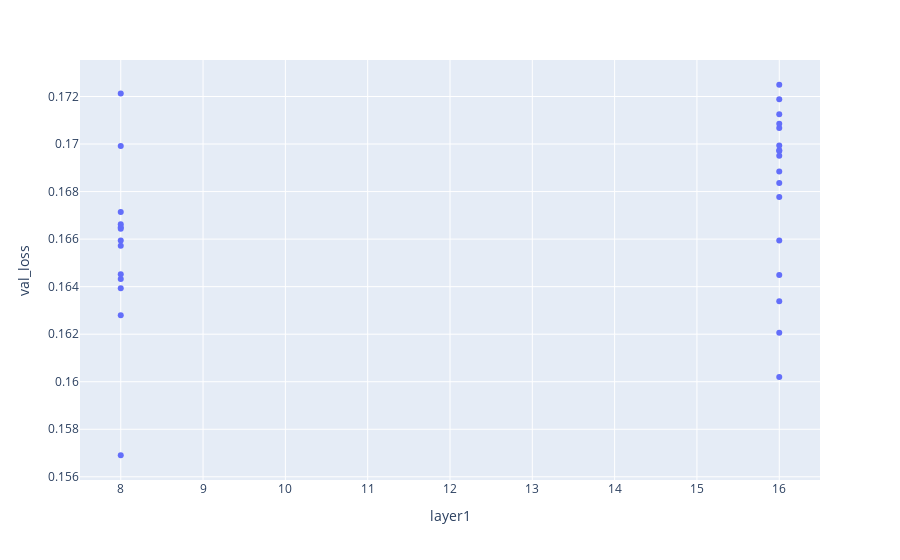

The cell this chart's notebook holds for it:
### Code cell
px.scatter(df, x='layer1', y='val_loss')

### Figure 1 — Plotly figure (JSON) as saved in the notebook; plotly's stock layout.template omitted (floating-point values rounded to 4 significant figures)
{"data": [{"hovertemplate": "layer1=%{x}<br>val_loss=%{y}<extra></extra>", "legendgroup": "", "marker": {"color": "#636efa", "symbol": "circle"}, "mode": "markers", "name": "", "orientation": "v", "showlegend": false, "type": "scatter", "x": [8, 16, 16, 8, 16, 8, 8, 16, 8, 8, 8, 16, 8, 8, 8, 8, 16, 16, 16, 16, 16, 16, 8, 16, 16, 16, 16, 16, 8, 16], "xaxis": "x", "y": [0.1569, 0.1602, 0.1621, 0.1628, 0.1634, 0.1639, 0.1643, 0.1645, 0.1645, 0.1657, 0.1659, 0.1659, 0.1664, 0.1665, 0.1666, 0.1671, 0.1678, 0.1684, 0.1688, 0.1695, 0.1697, 0.1697, 0.1699, 0.1699, 0.1707, 0.1709, 0.1713, 0.1719, 0.1721, 0.1725], "yaxis": "y"}], "layout": {"legend": {"tracegroupgap": 0}, "margin": {"t": 60}, "xaxis": {"anchor": "y", "domain": [0, 1], "title": {"text": "layer1"}}, "yaxis": {"anchor": "x", "domain": [0, 1], "title": {"text": "val_loss"}}}}
